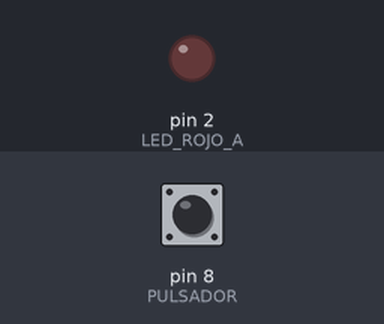
The sketch below on a simulated Arduino Uno, built with avr-gcc and run on an emulated ATmega328P. On the bench: output pins drawn as LEDs (lit = HIGH). The inputs (shaded band) are chosen by the test bench; at power-on: pin 8 (PULSADOR) HIGH.

Above: at 1.2 s.
1.3 s: pin 8 (PULSADOR) pulled LOW for 0.15 s
At 2.5 s:
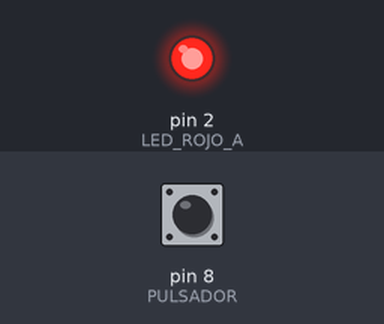
4.4 s: pin 8 (PULSADOR) pulled LOW for 1 s
At 8.2 s:
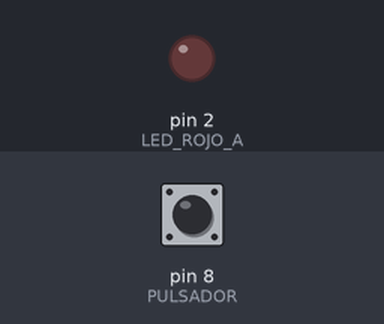
8.4 s: pin 8 (PULSADOR) pulled LOW for 3.2 s
At 9.1 s:
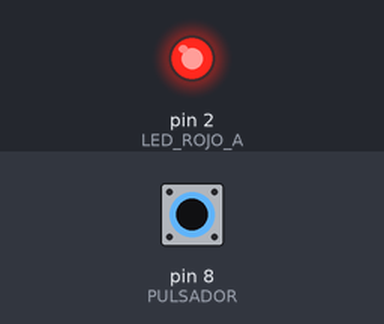
Timing chart, 0 to 15.9 s (numbered marks = the images above; inputs shaded):
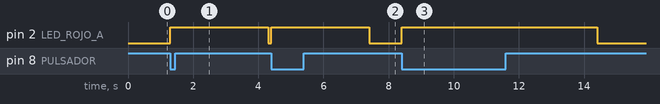

The sketch:

Reto_09.ino
```cpp
//EJERCICIO 9 cuando pulse el pulsador, el led se enciende durante 3 segundos y cuando no pulsamos el led se apaga

void setup() {                         // Función de Inicialización

#define LED_ROJO_A 2                   // constante LED_ROJO=2
#define PULSADOR 8                     // constante PULSADOR=8
  pinMode (LED_ROJO_A, OUTPUT);        // configura el pin 2 como salida
  pinMode (PULSADOR, INPUT);           // configura el pin 8 como entrada

}

void loop() {                         // Función de bucle

if (digitalRead (PULSADOR)==LOW)      //  Función if condicional LOW = PULSANDO, HIGH NO PULSANDO, == si pulso se enciende,
                                      // , != esta siempre encendido pero si le pulso se apaga
  {
    digitalWrite(LED_ROJO_A, HIGH);   //  Dice que no esta pulsado al iniciar
    delay(3000);                      //  Espera 3 segundos
  }
else                                  // Condicionador que hace que se cumpla lo de abajo si el if no se cumple

  {
  digitalWrite(LED_ROJO_A, LOW);
  }

}
```

Measured:
- after the input at 1.3 s, pin 2 (LED_ROJO_A): LOW → HIGH at once, → LOW 3.0 s later
- after the input at 4.4 s, pin 2 (LED_ROJO_A): LOW → HIGH at once, → LOW 3.0 s later
- after the input at 8.4 s, pin 2 (LED_ROJO_A): LOW → HIGH at once, → LOW 6.0 s later
